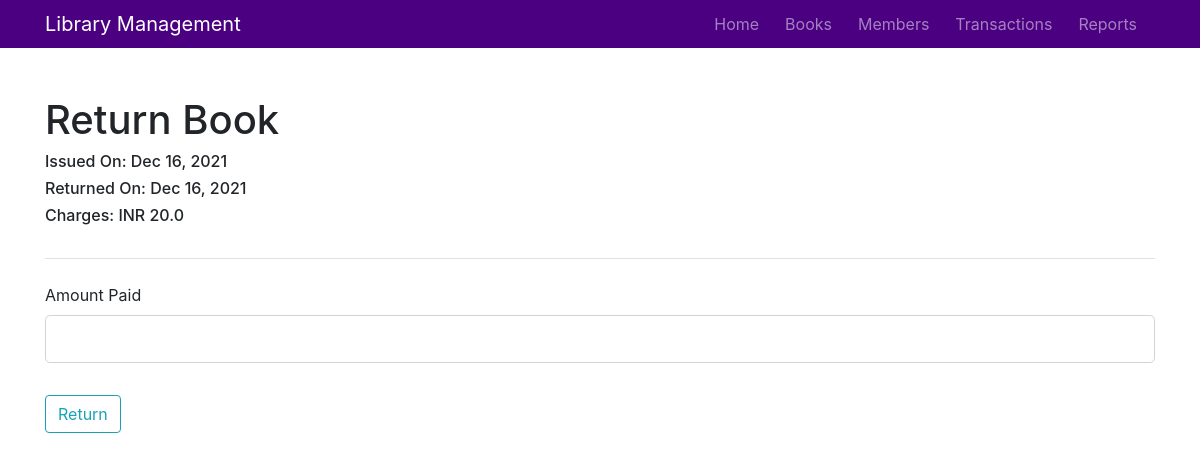
The page /transactions/close/7 on the database its author committed.
### library_management/models.py (models this page shows)
class Transaction(db.Model):
    __tablename__='transaction'
    transaction_id = db.Column(db.Integer, primary_key=True)
    member_id = db.Column(db.Integer, db.ForeignKey('member.member_id'))
    book_id = db.Column(db.Integer, db.ForeignKey('book.book_id'))
    issued_on = db.Column(db.DateTime, nullable=False, default=datetime.utcnow)
    charges = db.Column(db.Integer, nullable=False, default=0)
    amount_paid = db.Column(db.Integer, nullable=False, default=0)
    closed = db.Column(db.Boolean, nullable=False, default=False)

### library_management/transactions/routes.py (the view, shortened to what this page needs)
@transactions.route('/transactions/close/<int:id>', methods=['GET', 'POST'])
def return_book(id):
    return_form = ReturnForm()
    transaction = Transaction.query.get_or_404(id)
    return render_template('return.html', title="Return", return_form=return_form, transaction=transaction, time=datetime.utcnow())

### library_management/transactions/forms.py
class ReturnForm(FlaskForm):
    amount = IntegerField('Amount Paid', validators=[validators.DataRequired()])
    returnBtn = SubmitField('Return')

### library_management/templates/return.html (shortened to what this page needs)
{% extends "layout.html" %}
{% block content %}
    <br>
    <h1>Return Book</h1>
    <h6>Issued On: {{"{}".format(transaction.issued_on.strftime("%b %d, %Y"))}}</h6>
    <h6>Returned On: {{time.strftime("%b %d, %Y")}}</h6>
    <h6>Charges: {{"INR {:.1f}".format(transaction.charges)}}</h6>
    <br>
    <form method="POST" action="">
        <fieldset class="form-group">
            <legend class="border-bottom mb-4">{{ legend }}</legend>
            <div class="form-group">
                {{ return_form.amount.label(class="form-control-label") }}
                {% if return_form.amount.errors %}
                    {{ return_form.amount(class="form-control form-control-lg is-invalid") }}
                    <div class="invalid-feedback">
                        {% for error in return_form.amount.errors %}
                            <span>{{ error }}</span>
                        {% endfor %}
                    </div>
                {% else %}
                    {{ return_form.amount(class="form-control form-control-lg") }}
                {% endif %}
            </div>
        </fieldset>
        <div class="form-group">
            {{ return_form.returnBtn(class="btn btn-outline-info") }}
        </div>
    </form>
{% endblock content %}

### library_management/static/main.css (style rules this page uses)
* { margin: 0; padding: 0; box-sizing: border-box; }

### rows shown on the page
Transaction: issued_on "Dec 16, 2021", strftime "Dec 16, 2021", charges "INR 20.0"

### other values the page prints
{{ return_form.amount.label(class="form-control-label") }} "Amount Paid"
